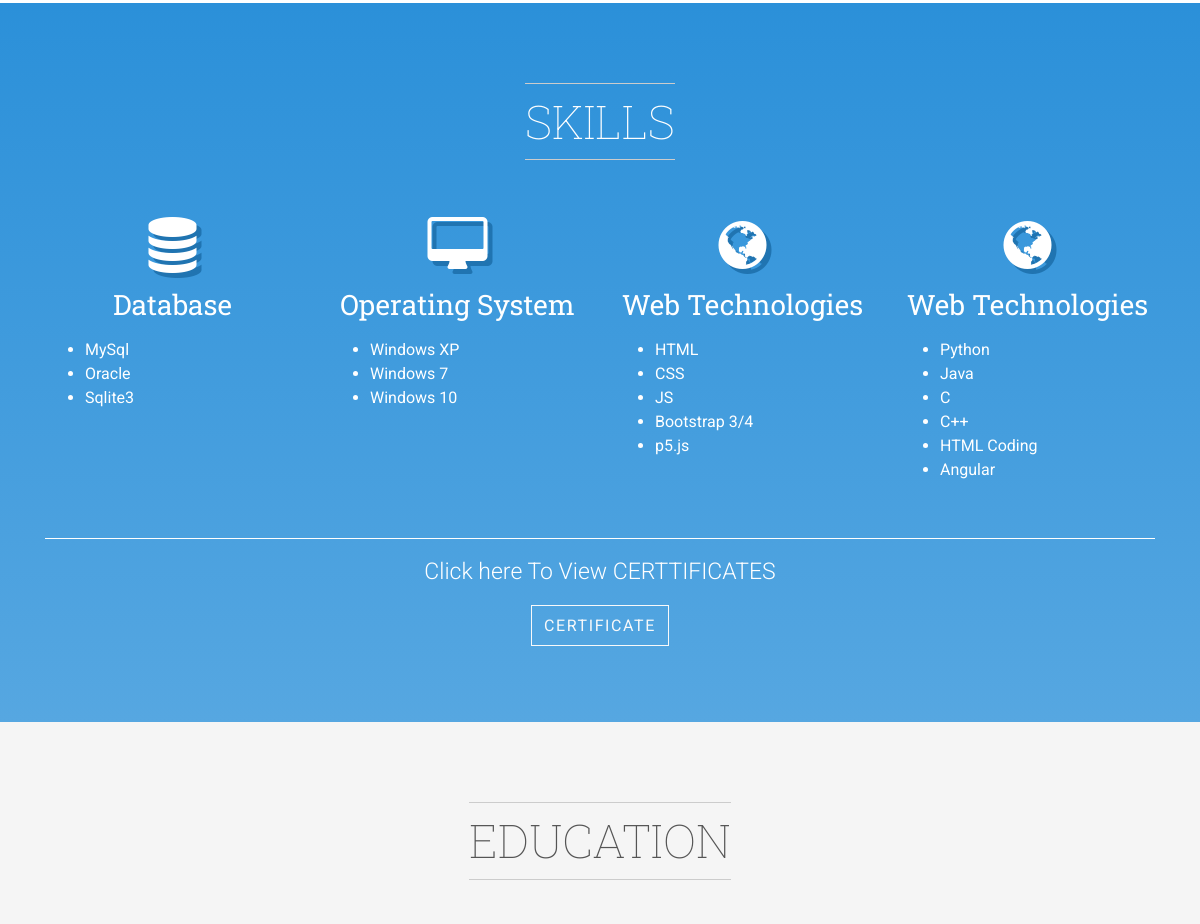
The app's page / (middle part), older data.
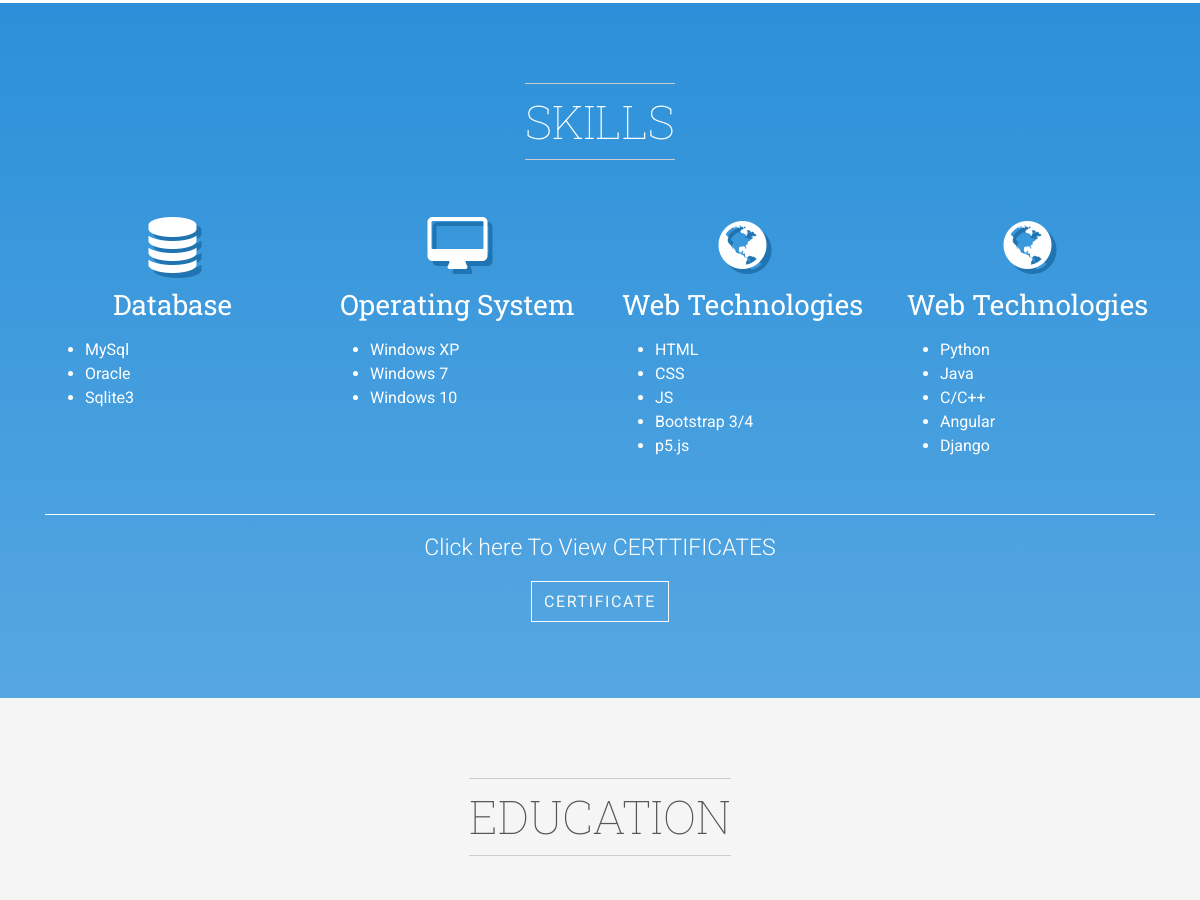
The same page, newer data.
### myapp/models.py (models this page shows, shortened)
class Language(models.Model):
    name = models.CharField(max_length=20)

### my_portfolio/views.py (the view)
# urls.py: path('', cv, name='cv'),
def cv(request):
    projects = Project.objects.all().order_by('-id')[:3]
    languages = Language.objects.all()
    context = {
        'projects': projects,
        'languages': languages
    }
    return render(request, 'portfolio/ind.html',context)

### myapp/templates/portfolio/ind.html (shortened to what this page needs)
{% extends 'portfolio/base.html' %}
{% block body %}
<section id="services" class="bg-gradient services-section">
  <div class="container">
    <header class="text-center">
      <h2 data-animate="fadeInDown" class="title">Skills</h2>
    </header>
    <div class="row services text-center">
      <div data-animate="fadeInUp" class="col-lg-3">
        <div class="icon"><i class="fa fa-database" aria-hidden="true"></i></div>
        <h3 class="heading mb-3 text-400">Database</h3>
        <p>
        <ul>
          <li class="text-left">MySql</li>
          <li class="text-left">Oracle</li>
          <li class="text-left">Sqlite3</li>
        </ul>
        </p>
      </div>
      <div data-animate="fadeInUp" class="col-lg-3">
        <div class="icon"><i class="fa fa-desktop"></i></div>
        <h3 class="heading mb-3 text-400">Operating System</h3>
        <p>
        <ul class="text-left">
          <li>Windows XP</li>
          <li>Windows 7</li>
          <li>Windows 10</li>
        </ul>
        </p>
      </div>
      <div data-animate="fadeInUp" class="col-lg-3">
        <div class="icon"><i class="fa fa-globe"></i></div>
        <h3 class="heading mb-3 text-400">Web Technologies</h3>
        <ul class="text-left">
          <li>HTML</li>
          <li>CSS</li>
          <li>JS</li>
          <li>Bootstrap 3/4</li>
          <li>p5.js</li>
        </ul>
      </div>
      <div data-animate="fadeInUp" class="col-lg-3">
        <div class="icon"><i class="fa fa-globe"></i></div>
        <h3 class="heading mb-3 text-400">Web Technologies</h3>
        <ul class="text-left">
          {% for language in languages %}
          <li>{{ language.name }}</li>
          {% endfor %}
        </ul>
      </div>
    </div>
    <br>
    <hr data-animate="fadeInUp">
    <div data-animate="fadeInUp" class="text-center">
      <p class="lead">Click here To View CERTTIFICATES</p>
      <p><a href="{% url 'certificate' %}" target="_blank" class="btn btn-outline-light link-scroll">Certificate</a></p>
    </div>
  </div>
</section>
<section id="testimonials" class="testimonials-section bg-gray">
  <div class="container">
    <header class="text-center mb-2">
      <h2 data-animate="fadeInUp" class="title">EDUCATION</h2>
    </header>
  </div>
</section>
{% endblock %}

Row changes from the older to the newer data that the page shows:
removed Language: name "C++"
removed Language: name "HTML Coding"
changed Language (number 3 of 5 on the later page): name "C" → "C/C++"
added Language: name "Django"
